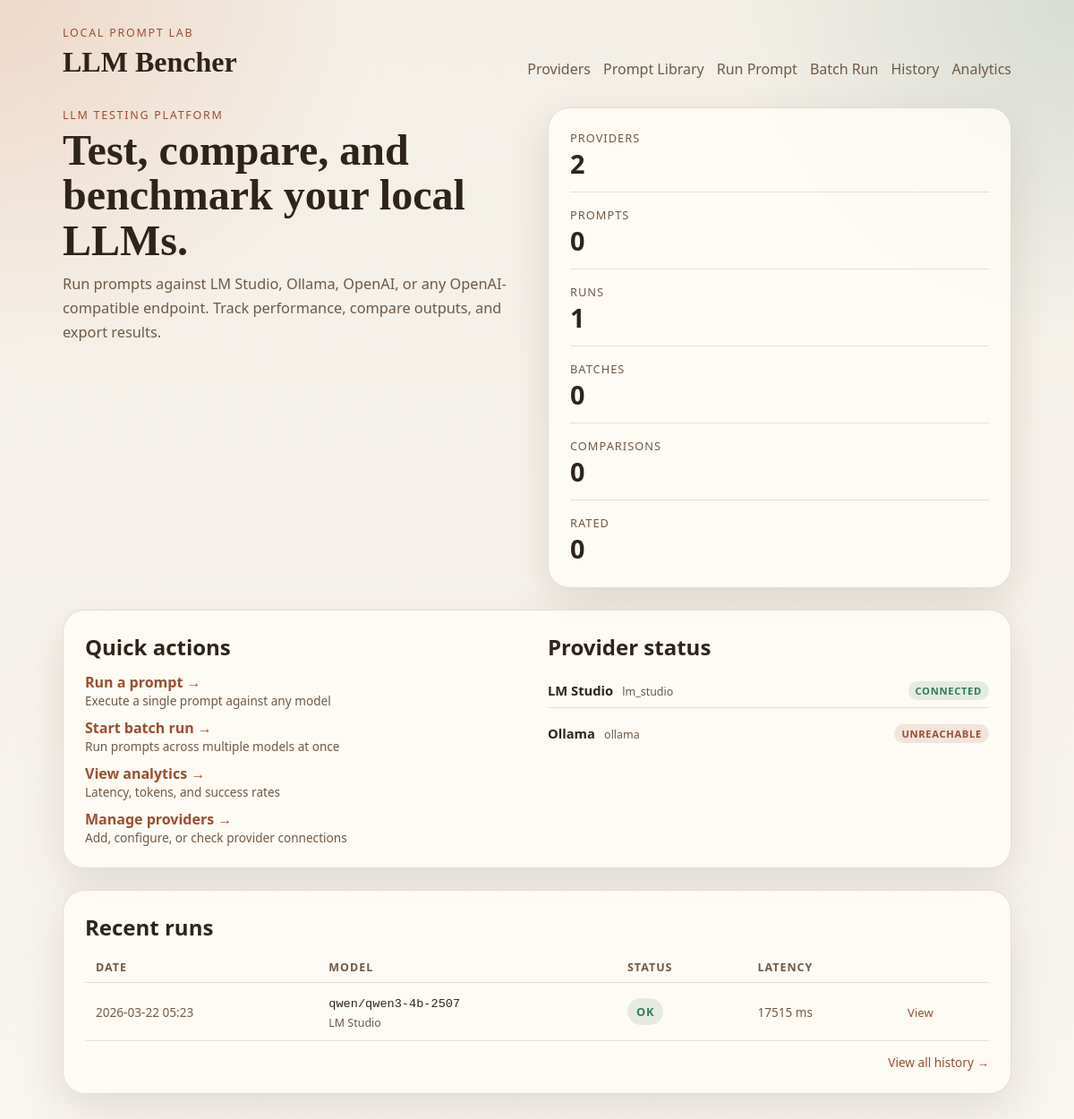
Before: / with the older database file.
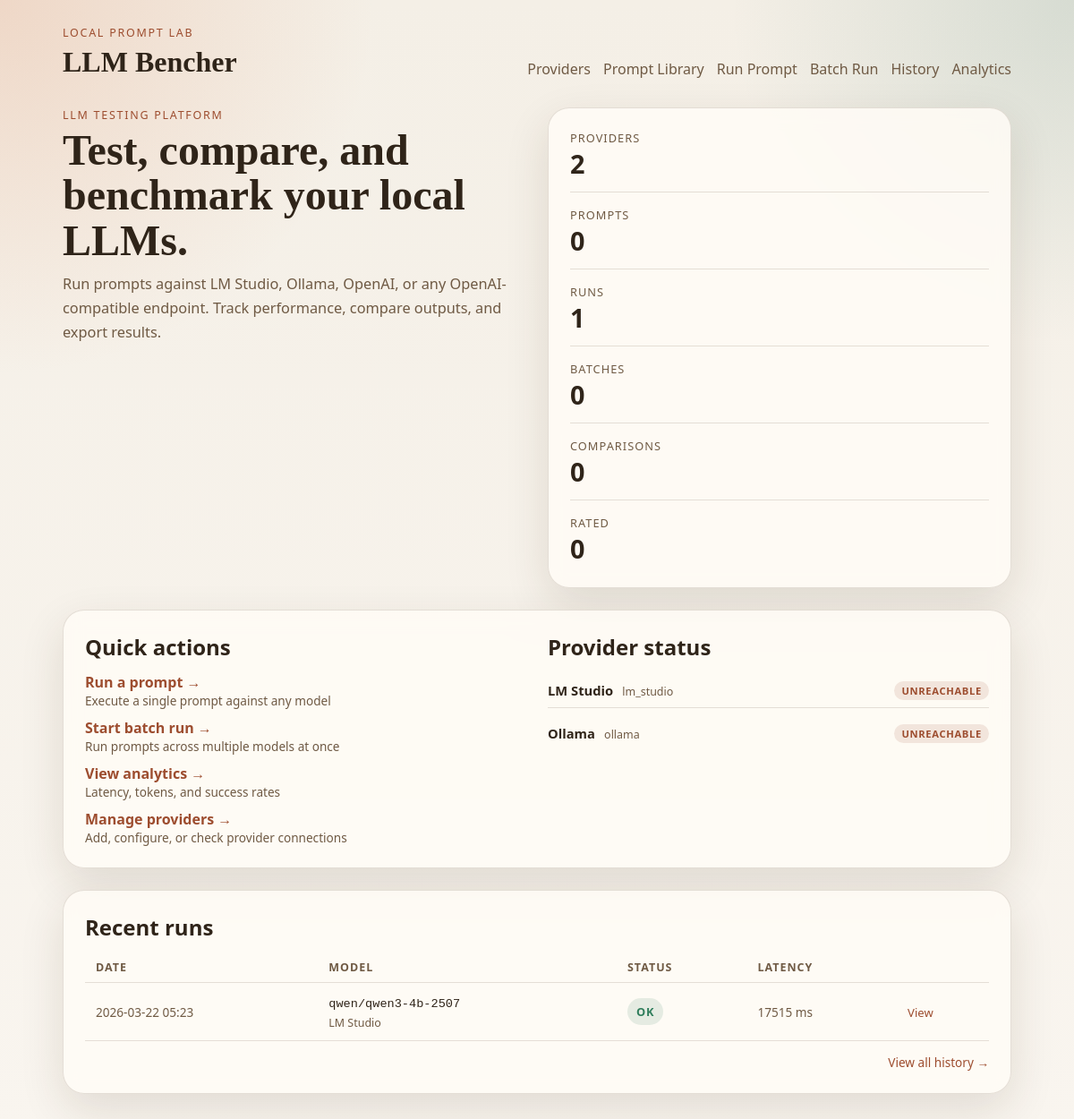
After: the same page with the newer database file.
### llm_bencher/models.py (models this page shows)
class TimestampMixin:
    created_at: Mapped[datetime] = mapped_column(
        DateTime(timezone=True),
        default=utc_now,
        nullable=False,
    )
    updated_at: Mapped[datetime] = mapped_column(
        DateTime(timezone=True),
        default=utc_now,
        onupdate=utc_now,
        nullable=False,
    )

class Provider(TimestampMixin, Base):
    __tablename__ = "providers"
    id: Mapped[int] = mapped_column(Integer, primary_key=True)
    slug: Mapped[str] = mapped_column(String(50), unique=True, nullable=False)
    name: Mapped[str] = mapped_column(String(100), nullable=False)
    kind: Mapped[ProviderKind] = mapped_column(Enum(ProviderKind), nullable=False)
    base_url: Mapped[str] = mapped_column(String(255), nullable=False)
    api_key: Mapped[str | None] = mapped_column(String(255))
    is_enabled: Mapped[bool] = mapped_column(Boolean, default=True, nullable=False)
    is_default: Mapped[bool] = mapped_column(Boolean, default=False, nullable=False)
    is_connected: Mapped[bool] = mapped_column(Boolean, default=False, nullable=False)
    last_health_check_at: Mapped[datetime | None] = mapped_column(DateTime(timezone=True))
    last_error: Mapped[str | None] = mapped_column(Text)
    models: Mapped[list["ProviderModel"]] = relationship(
        back_populates="provider",
        cascade="all, delete-orphan",
    )
    runs: Mapped[list["Run"]] = relationship(back_populates="provider")

### llm_bencher/web/routes.py (the view)
@router.get("/", response_class=HTMLResponse)
def home(request: Request) -> HTMLResponse:
    session_factory = request.app.state.session_factory
    with session_factory() as session:
        counts = _summary_counts(session)
        recent_runs = session.scalars(
            select(Run)
            .options(
                selectinload(Run.provider),
                selectinload(Run.result),
            )
            .order_by(Run.created_at.desc())
            .limit(5)
        ).all()
        providers = session.scalars(
            select(Provider).order_by(Provider.name)
        ).all()
    return _render(
        request, "home.html",
        counts=counts,
        recent_runs=recent_runs,
        providers=providers,
    )

### llm_bencher/templates/home.html (shortened to what the changed rows need)
{% extends "base.html" %}
{% block content %}
<section class="hero">
  <div>
    <h1>Test, compare, and benchmark your local LLMs.</h1>
  </div>
</section>
<section class="panel section-grid">
  <article>
    <h2>Quick actions</h2>
  </article>
  <article>
    <h2>Provider status</h2>
    {% if providers %}
    <ul style="list-style:none;padding:0;margin:0;">
      {% for p in providers %}
      <li style="display:flex;justify-content:space-between;align-items:center;padding:8px 0;{% if not loop.last %}border-bottom:1px solid var(--border);{% endif %}">
        <div>
          <strong style="font-size:0.92rem;">{{ p.name }}</strong>
          <span style="font-size:0.78rem;color:var(--muted);margin-left:6px;">{{ p.kind.value }}</span>
        </div>
        <div>
          {% if p.is_connected %}
          <span class="badge badge-ready" style="font-size:0.7rem;padding:3px 8px;">Connected</span>
          {% elif p.last_health_check_at %}
          <span class="badge badge-error" style="font-size:0.7rem;padding:3px 8px;">Unreachable</span>
          {% else %}
          <span class="badge badge-muted" style="font-size:0.7rem;padding:3px 8px;">Not checked</span>
          {% endif %}
        </div>
      </li>
      {% endfor %}
    </ul>
    {% else %}
    <p style="color:var(--muted);font-size:0.9rem;">No providers configured.</p>
    {% endif %}
  </article>
</section>
{% if recent_runs %}
<section class="panel">
  <h2>Recent runs</h2>
  <table style="width:100%;border-collapse:collapse;">
    <thead>
      <tr style="border-bottom:1px solid var(--border);text-align:left;">
        <th style="padding:8px 12px;font-size:0.78rem;text-transform:uppercase;letter-spacing:0.08em;color:var(--muted);">Date</th>
        <th style="padding:8px 12px;font-size:0.78rem;text-transform:uppercase;letter-spacing:0.08em;color:var(--muted);">Model</th>
        <th style="padding:8px 12px;font-size:0.78rem;text-transform:uppercase;letter-spacing:0.08em;color:var(--muted);">Status</th>
        <th style="padding:8px 12px;font-size:0.78rem;text-transform:uppercase;letter-spacing:0.08em;color:var(--muted);">Latency</th>
        <th style="padding:8px 12px;"></th>
      </tr>
    </thead>
  </table>
</section>
{% endif %}
{% endblock %}

Changed rows visible on the page:
changed Provider "LM Studio": is_connected "CONNECTED" → "UNREACHABLE"
